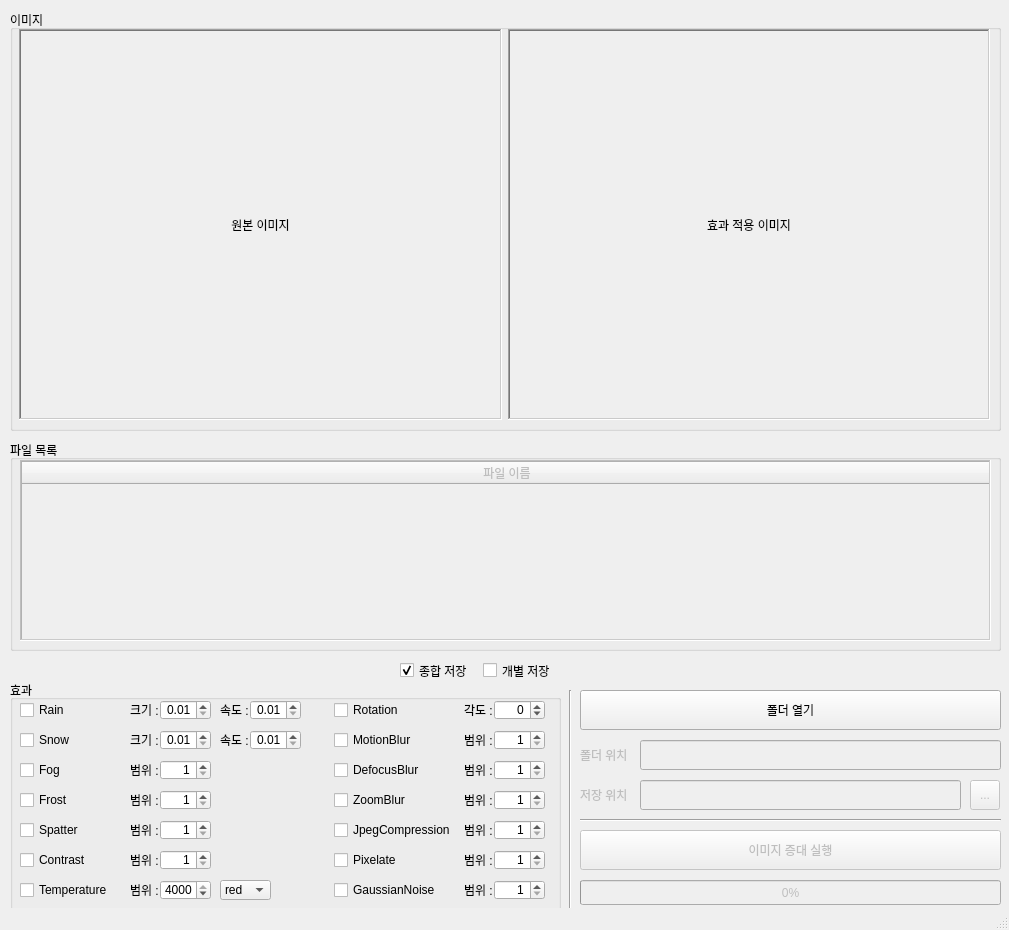
<?xml version="1.0" encoding="UTF-8"?>
<ui version="4.0">
 <class>mainWindow</class>
 <widget class="QMainWindow" name="mainWindow">
  <property name="enabled">
   <bool>true</bool>
  </property>
  <property name="geometry">
   <rect>
    <x>0</x>
    <y>0</y>
    <width>1009</width>
    <height>930</height>
   </rect>
  </property>
  <property name="minimumSize">
   <size>
    <width>1009</width>
    <height>930</height>
   </size>
  </property>
  <property name="maximumSize">
   <size>
    <width>1009</width>
    <height>930</height>
   </size>
  </property>
  <property name="mouseTracking">
   <bool>true</bool>
  </property>
  <property name="acceptDrops">
   <bool>true</bool>
  </property>
  <property name="windowTitle">
   <string notr="true">이미지 효과툴</string>
  </property>
  <property name="layoutDirection">
   <enum>Qt::LeftToRight</enum>
  </property>
  <widget class="QWidget" name="centralwidget">
   <widget class="QGroupBox" name="groupBox">
    <property name="enabled">
     <bool>true</bool>
    </property>
    <property name="geometry">
     <rect>
      <x>10</x>
      <y>10</y>
      <width>991</width>
      <height>421</height>
     </rect>
    </property>
    <property name="title">
     <string>이미지</string>
    </property>
    <widget class="QWidget" name="horizontalLayoutWidget">
     <property name="geometry">
      <rect>
       <x>9</x>
       <y>19</y>
       <width>971</width>
       <height>391</height>
      </rect>
     </property>
     <layout class="QHBoxLayout" name="horizontalLayout">
      <item>
       <widget class="QLabel" name="lb_orign_image">
        <property name="mouseTracking">
         <bool>true</bool>
        </property>
        <property name="tabletTracking">
         <bool>false</bool>
        </property>
        <property name="autoFillBackground">
         <bool>true</bool>
        </property>
        <property name="inputMethodHints">
         <set>Qt::ImhNone</set>
        </property>
        <property name="frameShape">
         <enum>QFrame::WinPanel</enum>
        </property>
        <property name="frameShadow">
         <enum>QFrame::Sunken</enum>
        </property>
        <property name="lineWidth">
         <number>0</number>
        </property>
        <property name="text">
         <string>원본 이미지</string>
        </property>
        <property name="textFormat">
         <enum>Qt::AutoText</enum>
        </property>
        <property name="alignment">
         <set>Qt::AlignCenter</set>
        </property>
        <property name="wordWrap">
         <bool>false</bool>
        </property>
        <property name="margin">
         <number>0</number>
        </property>
       </widget>
      </item>
      <item>
       <widget class="QLabel" name="lb_aug_imgae">
        <property name="autoFillBackground">
         <bool>true</bool>
        </property>
        <property name="frameShape">
         <enum>QFrame::WinPanel</enum>
        </property>
        <property name="frameShadow">
         <enum>QFrame::Sunken</enum>
        </property>
        <property name="lineWidth">
         <number>0</number>
        </property>
        <property name="text">
         <string>효과 적용 이미지</string>
        </property>
        <property name="alignment">
         <set>Qt::AlignCenter</set>
        </property>
       </widget>
      </item>
     </layout>
    </widget>
   </widget>
   <widget class="QGroupBox" name="groupBox_2">
    <property name="geometry">
     <rect>
      <x>10</x>
      <y>440</y>
      <width>991</width>
      <height>211</height>
     </rect>
    </property>
    <property name="title">
     <string>파일 목록</string>
    </property>
    <widget class="QTableWidget" name="tb_list">
     <property name="enabled">
      <bool>false</bool>
     </property>
     <property name="geometry">
      <rect>
       <x>10</x>
       <y>20</y>
       <width>971</width>
       <height>181</height>
      </rect>
     </property>
     <property name="frameShape">
      <enum>QFrame::WinPanel</enum>
     </property>
     <property name="selectionBehavior">
      <enum>QAbstractItemView::SelectRows</enum>
     </property>
     <attribute name="horizontalHeaderDefaultSectionSize">
      <number>970</number>
     </attribute>
     <attribute name="verticalHeaderDefaultSectionSize">
      <number>30</number>
     </attribute>
     <column>
      <property name="text">
       <string>파일 이름</string>
      </property>
     </column>
    </widget>
   </widget>
   <widget class="QGroupBox" name="gb_effect">
    <property name="enabled">
     <bool>true</bool>
    </property>
    <property name="geometry">
     <rect>
      <x>10</x>
      <y>680</y>
      <width>551</width>
      <height>231</height>
     </rect>
    </property>
    <property name="title">
     <string>효과</string>
    </property>
    <widget class="QWidget" name="horizontalLayoutWidget_2">
     <property name="geometry">
      <rect>
       <x>10</x>
       <y>20</y>
       <width>621</width>
       <height>201</height>
      </rect>
     </property>
     <layout class="QHBoxLayout" name="horizontalLayout_2">
      <item>
       <widget class="QFrame" name="frame">
        <property name="frameShape">
         <enum>QFrame::NoFrame</enum>
        </property>
        <property name="frameShadow">
         <enum>QFrame::Raised</enum>
        </property>
        <widget class="QCheckBox" name="cb_rain">
         <property name="geometry">
          <rect>
           <x>0</x>
           <y>0</y>
           <width>53</width>
           <height>20</height>
          </rect>
         </property>
         <property name="text">
          <string>Rain</string>
         </property>
        </widget>
        <widget class="QLabel" name="label_2">
         <property name="geometry">
          <rect>
           <x>110</x>
           <y>0</y>
           <width>41</width>
           <height>20</height>
          </rect>
         </property>
         <property name="text">
          <string>크기 :</string>
         </property>
        </widget>
        <widget class="QDoubleSpinBox" name="sb_rain_size">
         <property name="geometry">
          <rect>
           <x>140</x>
           <y>0</y>
           <width>51</width>
           <height>20</height>
          </rect>
         </property>
         <property name="alignment">
          <set>Qt::AlignRight|Qt::AlignTrailing|Qt::AlignVCenter</set>
         </property>
         <property name="minimum">
          <double>0.010000000000000</double>
         </property>
         <property name="maximum">
          <double>1.000000000000000</double>
         </property>
         <property name="singleStep">
          <double>0.010000000000000</double>
         </property>
        </widget>
        <widget class="QLabel" name="label_5">
         <property name="geometry">
          <rect>
           <x>200</x>
           <y>0</y>
           <width>41</width>
           <height>20</height>
          </rect>
         </property>
         <property name="text">
          <string>속도 :</string>
         </property>
        </widget>
        <widget class="QDoubleSpinBox" name="sb_rain_speed">
         <property name="geometry">
          <rect>
           <x>230</x>
           <y>0</y>
           <width>51</width>
           <height>20</height>
          </rect>
         </property>
         <property name="alignment">
          <set>Qt::AlignRight|Qt::AlignTrailing|Qt::AlignVCenter</set>
         </property>
         <property name="minimum">
          <double>0.010000000000000</double>
         </property>
         <property name="maximum">
          <double>1.000000000000000</double>
         </property>
         <property name="singleStep">
          <double>0.010000000000000</double>
         </property>
        </widget>
        <widget class="QCheckBox" name="cb_snow">
         <property name="geometry">
          <rect>
           <x>0</x>
           <y>30</y>
           <width>55</width>
           <height>20</height>
          </rect>
         </property>
         <property name="text">
          <string>Snow</string>
         </property>
        </widget>
        <widget class="QLabel" name="label_6">
         <property name="geometry">
          <rect>
           <x>110</x>
           <y>30</y>
           <width>41</width>
           <height>20</height>
          </rect>
         </property>
         <property name="text">
          <string>크기 : </string>
         </property>
        </widget>
        <widget class="QDoubleSpinBox" name="sb_snow_size">
         <property name="geometry">
          <rect>
           <x>140</x>
           <y>30</y>
           <width>51</width>
           <height>20</height>
          </rect>
         </property>
         <property name="alignment">
          <set>Qt::AlignRight|Qt::AlignTrailing|Qt::AlignVCenter</set>
         </property>
         <property name="minimum">
          <double>0.010000000000000</double>
         </property>
         <property name="maximum">
          <double>1.000000000000000</double>
         </property>
         <property name="singleStep">
          <double>0.010000000000000</double>
         </property>
        </widget>
        <widget class="QLabel" name="label_7">
         <property name="geometry">
          <rect>
           <x>200</x>
           <y>30</y>
           <width>41</width>
           <height>20</height>
          </rect>
         </property>
         <property name="text">
          <string>속도 :</string>
         </property>
        </widget>
        <widget class="QDoubleSpinBox" name="sb_snow_speed">
         <property name="geometry">
          <rect>
           <x>230</x>
           <y>30</y>
           <width>51</width>
           <height>20</height>
          </rect>
         </property>
         <property name="alignment">
          <set>Qt::AlignRight|Qt::AlignTrailing|Qt::AlignVCenter</set>
         </property>
         <property name="minimum">
          <double>0.010000000000000</double>
         </property>
         <property name="maximum">
          <double>1.000000000000000</double>
         </property>
         <property name="singleStep">
          <double>0.010000000000000</double>
         </property>
        </widget>
        <widget class="QCheckBox" name="cb_fog">
         <property name="geometry">
          <rect>
           <x>0</x>
           <y>60</y>
           <width>52</width>
           <height>20</height>
          </rect>
         </property>
         <property name="text">
          <string>Fog</string>
         </property>
        </widget>
        <widget class="QLabel" name="label_8">
         <property name="geometry">
          <rect>
           <x>110</x>
           <y>60</y>
           <width>41</width>
           <height>20</height>
          </rect>
         </property>
         <property name="text">
          <string>범위 : </string>
         </property>
        </widget>
        <widget class="QSpinBox" name="sb_fog_value">
         <property name="geometry">
          <rect>
           <x>140</x>
           <y>60</y>
           <width>51</width>
           <height>20</height>
          </rect>
         </property>
         <property name="alignment">
          <set>Qt::AlignRight|Qt::AlignTrailing|Qt::AlignVCenter</set>
         </property>
         <property name="minimum">
          <number>1</number>
         </property>
         <property name="maximum">
          <number>5</number>
         </property>
        </widget>
        <widget class="QCheckBox" name="cb_frost">
         <property name="geometry">
          <rect>
           <x>0</x>
           <y>90</y>
           <width>52</width>
           <height>20</height>
          </rect>
         </property>
         <property name="text">
          <string>Frost</string>
         </property>
        </widget>
        <widget class="QLabel" name="label_9">
         <property name="geometry">
          <rect>
           <x>110</x>
           <y>90</y>
           <width>41</width>
           <height>20</height>
          </rect>
         </property>
         <property name="text">
          <string>범위 :</string>
         </property>
        </widget>
        <widget class="QSpinBox" name="sb_frost_value">
         <property name="geometry">
          <rect>
           <x>140</x>
           <y>90</y>
           <width>51</width>
           <height>20</height>
          </rect>
         </property>
         <property name="alignment">
          <set>Qt::AlignRight|Qt::AlignTrailing|Qt::AlignVCenter</set>
         </property>
         <property name="minimum">
          <number>1</number>
         </property>
         <property name="maximum">
          <number>5</number>
         </property>
        </widget>
        <widget class="QCheckBox" name="cb_spatter">
         <property name="geometry">
          <rect>
           <x>0</x>
           <y>120</y>
           <width>62</width>
           <height>20</height>
          </rect>
         </property>
         <property name="text">
          <string>Spatter</string>
         </property>
        </widget>
        <widget class="QLabel" name="label_10">
         <property name="geometry">
          <rect>
           <x>110</x>
           <y>120</y>
           <width>41</width>
           <height>20</height>
          </rect>
         </property>
         <property name="text">
          <string>범위 :</string>
         </property>
        </widget>
        <widget class="QSpinBox" name="sb_spatter_value">
         <property name="geometry">
          <rect>
           <x>140</x>
           <y>120</y>
           <width>51</width>
           <height>20</height>
          </rect>
         </property>
         <property name="alignment">
          <set>Qt::AlignRight|Qt::AlignTrailing|Qt::AlignVCenter</set>
         </property>
         <property name="minimum">
          <number>1</number>
         </property>
         <property name="maximum">
          <number>5</number>
         </property>
        </widget>
        <widget class="QCheckBox" name="cb_contrast">
         <property name="geometry">
          <rect>
           <x>0</x>
           <y>150</y>
           <width>70</width>
           <height>20</height>
          </rect>
         </property>
         <property name="text">
          <string>Contrast</string>
         </property>
        </widget>
        <widget class="QLabel" name="label_15">
         <property name="geometry">
          <rect>
           <x>110</x>
           <y>150</y>
           <width>41</width>
           <height>20</height>
          </rect>
         </property>
         <property name="text">
          <string>범위 :</string>
         </property>
        </widget>
        <widget class="QSpinBox" name="sb_contrast_value">
         <property name="geometry">
          <rect>
           <x>140</x>
           <y>150</y>
           <width>51</width>
           <height>20</height>
          </rect>
         </property>
         <property name="alignment">
          <set>Qt::AlignRight|Qt::AlignTrailing|Qt::AlignVCenter</set>
         </property>
         <property name="minimum">
          <number>1</number>
         </property>
         <property name="maximum">
          <number>5</number>
         </property>
        </widget>
        <widget class="QCheckBox" name="cb_temperature">
         <property name="geometry">
          <rect>
           <x>0</x>
           <y>180</y>
           <width>95</width>
           <height>20</height>
          </rect>
         </property>
         <property name="text">
          <string>Temperature</string>
         </property>
        </widget>
        <widget class="QLabel" name="label_11">
         <property name="geometry">
          <rect>
           <x>110</x>
           <y>180</y>
           <width>41</width>
           <height>20</height>
          </rect>
         </property>
         <property name="text">
          <string>범위 :</string>
         </property>
        </widget>
        <widget class="QSpinBox" name="sb_temperature_value">
         <property name="geometry">
          <rect>
           <x>140</x>
           <y>180</y>
           <width>51</width>
           <height>20</height>
          </rect>
         </property>
         <property name="alignment">
          <set>Qt::AlignRight|Qt::AlignTrailing|Qt::AlignVCenter</set>
         </property>
         <property name="minimum">
          <number>1000</number>
         </property>
         <property name="maximum">
          <number>4000</number>
         </property>
         <property name="value">
          <number>4000</number>
         </property>
        </widget>
        <widget class="QComboBox" name="cbb_temperature">
         <property name="geometry">
          <rect>
           <x>200</x>
           <y>180</y>
           <width>51</width>
           <height>20</height>
          </rect>
         </property>
         <property name="layoutDirection">
          <enum>Qt::LeftToRight</enum>
         </property>
         <property name="autoFillBackground">
          <bool>false</bool>
         </property>
         <item>
          <property name="text">
           <string>red</string>
          </property>
         </item>
         <item>
          <property name="text">
           <string>blue</string>
          </property>
         </item>
        </widget>
       </widget>
      </item>
      <item>
       <widget class="QFrame" name="frame_2">
        <property name="frameShape">
         <enum>QFrame::NoFrame</enum>
        </property>
        <property name="frameShadow">
         <enum>QFrame::Raised</enum>
        </property>
        <widget class="QCheckBox" name="cb_rotation">
         <property name="enabled">
          <bool>true</bool>
         </property>
         <property name="geometry">
          <rect>
           <x>0</x>
           <y>0</y>
           <width>68</width>
           <height>20</height>
          </rect>
         </property>
         <property name="text">
          <string>Rotation</string>
         </property>
        </widget>
        <widget class="QLabel" name="label">
         <property name="geometry">
          <rect>
           <x>130</x>
           <y>0</y>
           <width>41</width>
           <height>20</height>
          </rect>
         </property>
         <property name="text">
          <string>각도 :</string>
         </property>
        </widget>
        <widget class="QSpinBox" name="sb_rotation">
         <property name="geometry">
          <rect>
           <x>160</x>
           <y>0</y>
           <width>51</width>
           <height>20</height>
          </rect>
         </property>
         <property name="alignment">
          <set>Qt::AlignRight|Qt::AlignTrailing|Qt::AlignVCenter</set>
         </property>
         <property name="minimum">
          <number>-360</number>
         </property>
         <property name="maximum">
          <number>360</number>
         </property>
        </widget>
        <widget class="QCheckBox" name="cb_motionBlur">
         <property name="geometry">
          <rect>
           <x>0</x>
           <y>30</y>
           <width>83</width>
           <height>20</height>
          </rect>
         </property>
         <property name="text">
          <string>MotionBlur</string>
         </property>
        </widget>
        <widget class="QLabel" name="label_12">
         <property name="geometry">
          <rect>
           <x>130</x>
           <y>30</y>
           <width>41</width>
           <height>20</height>
          </rect>
         </property>
         <property name="text">
          <string>범위 :</string>
         </property>
        </widget>
        <widget class="QSpinBox" name="sb_motionBlur_value">
         <property name="geometry">
          <rect>
           <x>160</x>
           <y>30</y>
           <width>51</width>
           <height>20</height>
          </rect>
         </property>
         <property name="alignment">
          <set>Qt::AlignRight|Qt::AlignTrailing|Qt::AlignVCenter</set>
         </property>
         <property name="minimum">
          <number>1</number>
         </property>
         <property name="maximum">
          <number>5</number>
         </property>
        </widget>
        <widget class="QCheckBox" name="cb_defocusBlur">
         <property name="geometry">
          <rect>
           <x>0</x>
           <y>60</y>
           <width>91</width>
           <height>20</height>
          </rect>
         </property>
         <property name="text">
          <string>DefocusBlur</string>
         </property>
        </widget>
        <widget class="QLabel" name="label_13">
         <property name="geometry">
          <rect>
           <x>130</x>
           <y>60</y>
           <width>41</width>
           <height>20</height>
          </rect>
         </property>
         <property name="text">
          <string>범위 :</string>
         </property>
        </widget>
        <widget class="QSpinBox" name="sb_defocusBlur_value">
         <property name="geometry">
          <rect>
           <x>160</x>
           <y>60</y>
           <width>51</width>
           <height>20</height>
          </rect>
         </property>
         <property name="alignment">
          <set>Qt::AlignRight|Qt::AlignTrailing|Qt::AlignVCenter</set>
         </property>
         <property name="minimum">
          <number>1</number>
         </property>
         <property name="maximum">
          <number>5</number>
         </property>
        </widget>
        <widget class="QCheckBox" name="cb_zoomBlur">
         <property name="geometry">
          <rect>
           <x>0</x>
           <y>90</y>
           <width>78</width>
           <height>20</height>
          </rect>
         </property>
         <property name="text">
          <string>ZoomBlur</string>
         </property>
        </widget>
        <widget class="QLabel" name="label_14">
         <property name="geometry">
          <rect>
           <x>130</x>
           <y>90</y>
           <width>41</width>
           <height>20</height>
          </rect>
         </property>
         <property name="text">
          <string>범위 :</string>
         </property>
        </widget>
        <widget class="QSpinBox" name="sb_zoomBlur_value">
         <property name="geometry">
          <rect>
           <x>160</x>
           <y>90</y>
           <width>51</width>
           <height>20</height>
          </rect>
         </property>
         <property name="alignment">
          <set>Qt::AlignRight|Qt::AlignTrailing|Qt::AlignVCenter</set>
         </property>
         <property name="minimum">
          <number>1</number>
         </property>
         <property name="maximum">
          <number>5</number>
         </property>
        </widget>
        <widget class="QCheckBox" name="cb_jpegCompression">
         <property name="geometry">
          <rect>
           <x>0</x>
           <y>120</y>
           <width>126</width>
           <height>20</height>
          </rect>
         </property>
         <property name="text">
          <string>JpegCompression</string>
         </property>
        </widget>
        <widget class="QLabel" name="label_16">
         <property name="geometry">
          <rect>
           <x>130</x>
           <y>120</y>
           <width>41</width>
           <height>20</height>
          </rect>
         </property>
         <property name="text">
          <string>범위 :</string>
         </property>
        </widget>
        <widget class="QSpinBox" name="sb_jpegCompression_value">
         <property name="geometry">
          <rect>
           <x>160</x>
           <y>120</y>
           <width>51</width>
           <height>20</height>
          </rect>
         </property>
         <property name="alignment">
          <set>Qt::AlignRight|Qt::AlignTrailing|Qt::AlignVCenter</set>
         </property>
         <property name="minimum">
          <number>1</number>
         </property>
         <property name="maximum">
          <number>5</number>
         </property>
        </widget>
        <widget class="QCheckBox" name="cb_pixelate">
         <property name="geometry">
          <rect>
           <x>0</x>
           <y>150</y>
           <width>68</width>
           <height>20</height>
          </rect>
         </property>
         <property name="text">
          <string>Pixelate</string>
         </property>
        </widget>
        <widget class="QLabel" name="label_17">
         <property name="geometry">
          <rect>
           <x>130</x>
           <y>150</y>
           <width>41</width>
           <height>20</height>
          </rect>
         </property>
         <property name="text">
          <string>범위 :</string>
         </property>
        </widget>
        <widget class="QSpinBox" name="sb_pixelate_value">
         <property name="geometry">
          <rect>
           <x>160</x>
           <y>150</y>
           <width>51</width>
           <height>20</height>
          </rect>
         </property>
         <property name="alignment">
          <set>Qt::AlignRight|Qt::AlignTrailing|Qt::AlignVCenter</set>
         </property>
         <property name="minimum">
          <number>1</number>
         </property>
         <property name="maximum">
          <number>5</number>
         </property>
        </widget>
        <widget class="QCheckBox" name="cb_gaussianNoise">
         <property name="geometry">
          <rect>
           <x>0</x>
           <y>180</y>
           <width>110</width>
           <height>20</height>
          </rect>
         </property>
         <property name="text">
          <string>GaussianNoise</string>
         </property>
        </widget>
        <widget class="QLabel" name="label_18">
         <property name="geometry">
          <rect>
           <x>130</x>
           <y>180</y>
           <width>41</width>
           <height>20</height>
          </rect>
         </property>
         <property name="text">
          <string>범위 :</string>
         </property>
        </widget>
        <widget class="QSpinBox" name="sb_gaussianNoise_value">
         <property name="geometry">
          <rect>
           <x>160</x>
           <y>180</y>
           <width>51</width>
           <height>20</height>
          </rect>
         </property>
         <property name="alignment">
          <set>Qt::AlignRight|Qt::AlignTrailing|Qt::AlignVCenter</set>
         </property>
         <property name="minimum">
          <number>1</number>
         </property>
         <property name="maximum">
          <number>5</number>
         </property>
        </widget>
       </widget>
      </item>
     </layout>
    </widget>
   </widget>
   <widget class="QFrame" name="f_save">
    <property name="geometry">
     <rect>
      <x>400</x>
      <y>660</y>
      <width>171</width>
      <height>21</height>
     </rect>
    </property>
    <property name="frameShape">
     <enum>QFrame::NoFrame</enum>
    </property>
    <property name="frameShadow">
     <enum>QFrame::Plain</enum>
    </property>
    <widget class="QWidget" name="horizontalLayoutWidget_17">
     <property name="geometry">
      <rect>
       <x>0</x>
       <y>0</y>
       <width>160</width>
       <height>21</height>
      </rect>
     </property>
     <layout class="QHBoxLayout" name="horizontalLayout_16">
      <item>
       <widget class="QCheckBox" name="cb_unite_save">
        <property name="text">
         <string>종합 저장</string>
        </property>
        <property name="checkable">
         <bool>true</bool>
        </property>
        <property name="checked">
         <bool>true</bool>
        </property>
       </widget>
      </item>
      <item>
       <widget class="QCheckBox" name="cb_each_save">
        <property name="text">
         <string>개별 저장</string>
        </property>
       </widget>
      </item>
     </layout>
    </widget>
   </widget>
   <widget class="QFrame" name="frame_3">
    <property name="geometry">
     <rect>
      <x>580</x>
      <y>680</y>
      <width>421</width>
      <height>230</height>
     </rect>
    </property>
    <property name="frameShape">
     <enum>QFrame::NoFrame</enum>
    </property>
    <property name="frameShadow">
     <enum>QFrame::Raised</enum>
    </property>
    <widget class="QPushButton" name="btn_open">
     <property name="geometry">
      <rect>
       <x>0</x>
       <y>10</y>
       <width>421</width>
       <height>40</height>
      </rect>
     </property>
     <property name="text">
      <string>폴더 열기</string>
     </property>
    </widget>
    <widget class="QLabel" name="lb_dir">
     <property name="enabled">
      <bool>false</bool>
     </property>
     <property name="geometry">
      <rect>
       <x>0</x>
       <y>60</y>
       <width>56</width>
       <height>30</height>
      </rect>
     </property>
     <property name="text">
      <string>폴더 위치</string>
     </property>
    </widget>
    <widget class="QLabel" name="lb_save">
     <property name="enabled">
      <bool>false</bool>
     </property>
     <property name="geometry">
      <rect>
       <x>0</x>
       <y>100</y>
       <width>56</width>
       <height>30</height>
      </rect>
     </property>
     <property name="text">
      <string>저장 위치</string>
     </property>
    </widget>
    <widget class="QLineEdit" name="lb_path_folder">
     <property name="enabled">
      <bool>false</bool>
     </property>
     <property name="geometry">
      <rect>
       <x>60</x>
       <y>60</y>
       <width>361</width>
       <height>30</height>
      </rect>
     </property>
     <property name="mouseTracking">
      <bool>false</bool>
     </property>
     <property name="acceptDrops">
      <bool>false</bool>
     </property>
     <property name="echoMode">
      <enum>QLineEdit::Normal</enum>
     </property>
     <property name="readOnly">
      <bool>true</bool>
     </property>
    </widget>
    <widget class="QLineEdit" name="lb_path_save">
     <property name="enabled">
      <bool>false</bool>
     </property>
     <property name="geometry">
      <rect>
       <x>60</x>
       <y>100</y>
       <width>321</width>
       <height>30</height>
      </rect>
     </property>
     <property name="mouseTracking">
      <bool>true</bool>
     </property>
     <property name="acceptDrops">
      <bool>true</bool>
     </property>
     <property name="frame">
      <bool>true</bool>
     </property>
     <property name="readOnly">
      <bool>true</bool>
     </property>
    </widget>
    <widget class="QToolButton" name="btn_path_save">
     <property name="enabled">
      <bool>false</bool>
     </property>
     <property name="geometry">
      <rect>
       <x>390</x>
       <y>100</y>
       <width>30</width>
       <height>30</height>
      </rect>
     </property>
     <property name="text">
      <string>...</string>
     </property>
    </widget>
    <widget class="Line" name="line">
     <property name="geometry">
      <rect>
       <x>0</x>
       <y>130</y>
       <width>421</width>
       <height>20</height>
      </rect>
     </property>
     <property name="orientation">
      <enum>Qt::Horizontal</enum>
     </property>
    </widget>
    <widget class="QPushButton" name="btn_exec">
     <property name="enabled">
      <bool>false</bool>
     </property>
     <property name="geometry">
      <rect>
       <x>0</x>
       <y>150</y>
       <width>421</width>
       <height>40</height>
      </rect>
     </property>
     <property name="text">
      <string>이미지 증대 실행</string>
     </property>
    </widget>
    <widget class="QProgressBar" name="progressBar">
     <property name="enabled">
      <bool>false</bool>
     </property>
     <property name="geometry">
      <rect>
       <x>0</x>
       <y>200</y>
       <width>421</width>
       <height>25</height>
      </rect>
     </property>
     <property name="value">
      <number>0</number>
     </property>
     <property name="alignment">
      <set>Qt::AlignCenter</set>
     </property>
    </widget>
   </widget>
   <widget class="Line" name="line_2">
    <property name="geometry">
     <rect>
      <x>560</x>
      <y>690</y>
      <width>20</width>
      <height>221</height>
     </rect>
    </property>
    <property name="orientation">
     <enum>Qt::Vertical</enum>
    </property>
   </widget>
  </widget>
  <widget class="QMenuBar" name="menubar">
   <property name="geometry">
    <rect>
     <x>0</x>
     <y>0</y>
     <width>1009</width>
     <height>21</height>
    </rect>
   </property>
  </widget>
  <widget class="QStatusBar" name="statusbar"/>
 </widget>
 <resources/>
 <connections/>
</ui>
